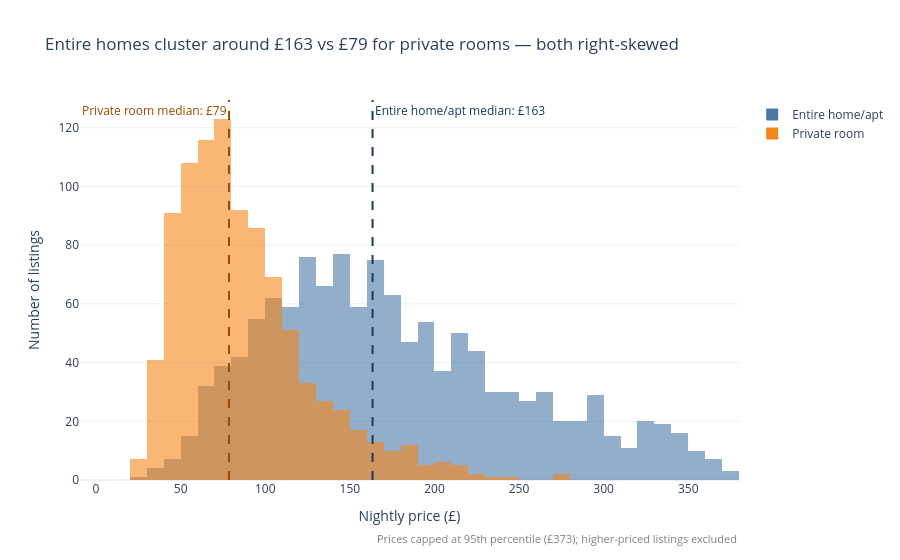

Notebook source saved alongside this figure:
### Markdown cell above
## Task 1 — Histogram: price by room type (overlapping distributions)

**What to build:** A histogram showing price distributions for **Entire home/apt vs Private room** (exclude Shared room — too few observations) overlaid on the same chart.

**Requirements:**
- Both room types on the same chart (use `color='room_type'`)
- `barmode='overlay'` with `opacity=0.6` so both distributions are visible
- A vertical line for the median of EACH room type, differently coloured
- Insight title comparing the two distributions

> 💡 `df_cap[df_cap['room_type'].isin(['Entire home/apt','Private room'])]`

### Code cell
# Task 1
df1 = df_cap[df_cap['room_type'].isin(['Entire home/apt', 'Private room'])]
med = df1.groupby('room_type')['price'].median()

bar_col  = {'Entire home/apt': '#4C78A8', 'Private room': '#F58518'}
line_col = {'Entire home/apt': '#1B3A5C', 'Private room': '#9C4A00'}

fig = px.histogram(
    df1, x='price', color='room_type', nbins=50,
    barmode='overlay', opacity=0.6,
    color_discrete_map=bar_col,
    labels={'price': 'Nightly price (£)', 'room_type': 'Room type'},
    title=(f"Entire homes cluster around £{med['Entire home/apt']:.0f} vs "
           f"£{med['Private room']:.0f} for private rooms — both right-skewed"),
)

# Median line per room type (darker shade of its bar colour)
positions = {'Entire home/apt': 'top right', 'Private room': 'top left'}
for rt, m in med.items():
    fig.add_vline(
        x=m, line_dash='dash', line_width=2, line_color=line_col[rt],
        annotation_text=f"{rt} median: £{m:.0f}",
        annotation_position=positions[rt],
        annotation_font_color=line_col[rt],
    )

# Outlier-cap note
fig.add_annotation(
    xref='paper', yref='paper', x=1, y=-0.18, showarrow=False,
    text=f"Prices capped at 95th percentile (£{p95:.0f}); higher-priced listings excluded",
    font=dict(size=11, color='grey'), xanchor='right',
)

fig.update_layout(template='plotly_white', legend_title_text='', yaxis_title='Number of listings')
fig.show()

### Figure 1 — Plotly figure (JSON) as saved in the notebook; plotly's stock layout.template omitted (floating-point values rounded to 4 significant figures; data arrays with more than 128 entries replaced by an {"elided": "..."} marker saying what was removed)
{"data": [{"bingroup": "x", "hovertemplate": "Room type=Entire home/apt<br>Nightly price (£)=%{x}<br>count=%{y}<extra></extra>", "legendgroup": "Entire home/apt", "marker": {"color": "#4C78A8", "opacity": 0.6, "pattern": {"shape": ""}}, "name": "Entire home/apt", "nbinsx": 50, "orientation": "v", "showlegend": true, "type": "histogram", "x": {"elided": "1251 float values"}, "xaxis": "x", "yaxis": "y"}, {"bingroup": "x", "hovertemplate": "Room type=Private room<br>Nightly price (£)=%{x}<br>count=%{y}<extra></extra>", "legendgroup": "Private room", "marker": {"color": "#F58518", "opacity": 0.6, "pattern": {"shape": ""}}, "name": "Private room", "nbinsx": 50, "orientation": "v", "showlegend": true, "type": "histogram", "x": {"elided": "942 float values"}, "xaxis": "x", "yaxis": "y"}], "layout": {"annotations": [{"font": {"color": "#1B3A5C"}, "showarrow": false, "text": "Entire home/apt median: £163", "x": 163.4, "xanchor": "left", "xref": "x", "y": 1, "yanchor": "top", "yref": "y domain"}, {"font": {"color": "#9C4A00"}, "showarrow": false, "text": "Private room median: £79", "x": 78.57, "xanchor": "right", "xref": "x", "y": 1, "yanchor": "top", "yref": "y domain"}, {"font": {"color": "grey", "size": 11}, "showarrow": false, "text": "Prices capped at 95th percentile (£373); higher-priced listings excluded", "x": 1, "xanchor": "right", "xref": "paper", "y": -0.18, "yref": "paper"}], "barmode": "overlay", "legend": {"title": {"text": ""}, "tracegroupgap": 0}, "shapes": [{"line": {"color": "#1B3A5C", "dash": "dash", "width": 2}, "type": "line", "x0": 163.4, "x1": 163.4, "xref": "x", "y0": 0, "y1": 1, "yref": "y domain"}, {"line": {"color": "#9C4A00", "dash": "dash", "width": 2}, "type": "line", "x0": 78.57, "x1": 78.57, "xref": "x", "y0": 0, "y1": 1, "yref": "y domain"}], "title": {"text": "Entire homes cluster around £163 vs £79 for private rooms — both right-skewed"}, "xaxis": {"anchor": "y", "domain": [0, 1], "title": {"text": "Nightly price (£)"}}, "yaxis": {"anchor": "x", "domain": [0, 1], "title": {"text": "Number of listings"}}}}
